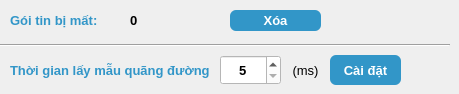
    <widget class="QWidget" name="tab_2">
     <attribute name="title">
      <string> Kết nối </string>
     </attribute>
     <widget class="QLabel" name="label_frameError">
      <property name="geometry">
       <rect>
        <x>130</x>
        <y>12</y>
        <width>91</width>
        <height>16</height>
       </rect>
      </property>
      <property name="font">
       <font>
        <pointsize>10</pointsize>
        <bold>true</bold>
       </font>
      </property>
      <property name="text">
       <string>0</string>
      </property>
     </widget>
     <widget class="QLabel" name="label_zeroText_9">
      <property name="geometry">
       <rect>
        <x>10</x>
        <y>10</y>
        <width>111</width>
        <height>20</height>
       </rect>
      </property>
      <property name="font">
       <font>
        <pointsize>10</pointsize>
        <bold>true</bold>
       </font>
      </property>
      <property name="styleSheet">
       <string notr="true">color: rgb(50, 150, 200);</string>
      </property>
      <property name="text">
       <string>Gói tin bị mất:</string>
      </property>
     </widget>
     <widget class="Line" name="line_8">
      <property name="geometry">
       <rect>
        <x>0</x>
        <y>40</y>
        <width>450</width>
        <height>10</height>
       </rect>
      </property>
      <property name="orientation">
       <enum>Qt::Horizontal</enum>
      </property>
     </widget>
     <widget class="QToolButton" name="toolButton_clearFrameError">
      <property name="geometry">
       <rect>
        <x>230</x>
        <y>10</y>
        <width>91</width>
        <height>21</height>
       </rect>
      </property>
      <property name="font">
       <font>
        <pointsize>10</pointsize>
        <bold>true</bold>
       </font>
      </property>
      <property name="styleSheet">
       <string notr="true">QToolButton{
color: rgb(255, 255, 255);
background-color: rgb(50, 150, 200);
border: none;
border-style: outset;
border-width: 0px;
border-radius: 6px;
}
QToolButton:hover{
background-color: rgb(120, 210, 240);
color: rgb(255, 255, 255);
}</string>
      </property>
      <property name="text">
       <string>Xóa</string>
      </property>
      <property name="iconSize">
       <size>
        <width>50</width>
        <height>50</height>
       </size>
      </property>
      <property name="toolButtonStyle">
       <enum>Qt::ToolButtonTextOnly</enum>
      </property>
      <property name="autoRaise">
       <bool>true</bool>
      </property>
     </widget>
     <widget class="QToolButton" name="toolButton_setCarSampleTime">
      <property name="geometry">
       <rect>
        <x>330</x>
        <y>55</y>
        <width>71</width>
        <height>30</height>
       </rect>
      </property>
      <property name="font">
       <font>
        <pointsize>10</pointsize>
        <bold>true</bold>
       </font>
      </property>
      <property name="styleSheet">
       <string notr="true">QToolButton{
color: rgb(255, 255, 255);
background-color: rgb(50, 150, 200);
border: none;
border-style: outset;
border-width: 0px;
border-radius: 6px;
}
QToolButton:hover{
background-color: rgb(120, 210, 240);
color: rgb(255, 255, 255);
}</string>
      </property>
      <property name="text">
       <string>Cài đặt</string>
      </property>
      <property name="iconSize">
       <size>
        <width>50</width>
        <height>50</height>
       </size>
      </property>
      <property name="toolButtonStyle">
       <enum>Qt::ToolButtonTextOnly</enum>
      </property>
      <property name="autoRaise">
       <bool>true</bool>
      </property>
     </widget>
     <widget class="QSpinBox" name="spinBox_carSampleTime">
      <property name="geometry">
       <rect>
        <x>220</x>
        <y>55</y>
        <width>61</width>
        <height>30</height>
       </rect>
      </property>
      <property name="font">
       <font>
        <pointsize>10</pointsize>
        <bold>true</bold>
       </font>
      </property>
      <property name="styleSheet">
       <string notr="true">background-color: rgb(255, 255, 255);</string>
      </property>
      <property name="alignment">
       <set>Qt::AlignCenter</set>
      </property>
      <property name="minimum">
       <number>5</number>
      </property>
      <property name="maximum">
       <number>100</number>
      </property>
      <property name="value">
       <number>5</number>
      </property>
     </widget>
     <widget class="QLabel" name="label_Unit_4">
      <property name="geometry">
       <rect>
        <x>290</x>
        <y>60</y>
        <width>31</width>
        <height>20</height>
       </rect>
      </property>
      <property name="font">
       <font>
        <pointsize>10</pointsize>
        <bold>false</bold>
       </font>
      </property>
      <property name="text">
       <string>(ms)</string>
      </property>
      <property name="alignment">
       <set>Qt::AlignCenter</set>
      </property>
     </widget>
     <widget class="QLabel" name="label_zeroText_10">
      <property name="geometry">
       <rect>
        <x>10</x>
        <y>60</y>
        <width>205</width>
        <height>20</height>
       </rect>
      </property>
      <property name="font">
       <font>
        <pointsize>10</pointsize>
        <bold>true</bold>
       </font>
      </property>
      <property name="styleSheet">
       <string notr="true">color: rgb(50, 150, 200);</string>
      </property>
      <property name="text">
       <string>Thời gian lấy mẫu quãng đường</string>
      </property>
     </widget>
    </widget>
